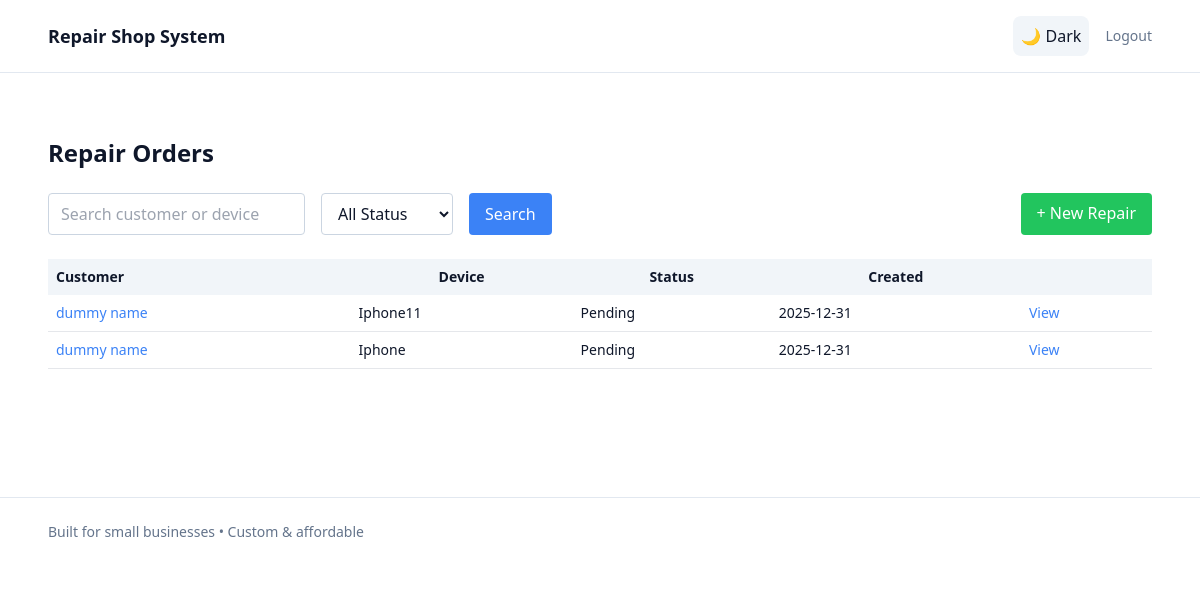
/repairs/list (signed in), run on an earlier commit of the app's database.
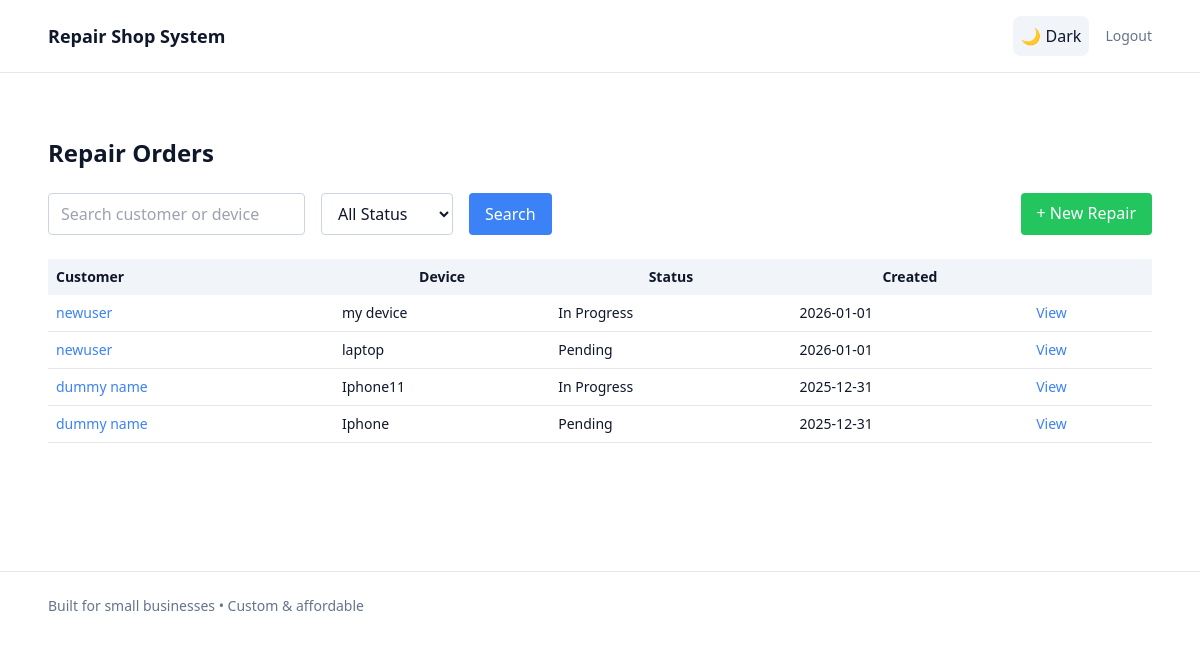
And on a later commit of the database.
### app/models.py (models this page shows)
class RepairOrder(db.Model):
    id = db.Column(db.Integer, primary_key=True)
    customer_id = db.Column(db.Integer, db.ForeignKey('customer.id'), nullable=False)
    device = db.Column(db.String(100), nullable=False)
    issue_description = db.Column(db.Text, nullable=False)
    status = db.Column(db.String(50), default='Pending')
    created_at = db.Column(db.DateTime, server_default=db.func.now())
    customer = db.relationship('Customer', backref=db.backref('repair_orders', lazy=True))

class Customer(db.Model):
    id = db.Column(db.Integer, primary_key=True)
    name = db.Column(db.String(100), nullable=False)
    email = db.Column(db.String(120), unique=True, nullable=True)
    phone = db.Column(db.String(20), nullable=False)
    created_at = db.Column(db.DateTime, server_default=db.func.now())

### app/routes/repair_order.py (the view, shortened to what this page needs)
@repair_bp.route("/")
@repair_bp.route("/list")
def list_repairs():
    if "user_id" not in session:
        return redirect(url_for("auth.login"))
    q = request.args.get("q", "")
    status = request.args.get("status", "")
    query = RepairOrder.query.join(Customer)
    if status:
        query = query.filter(RepairOrder.status == status)
    repairs = query.order_by(RepairOrder.created_at.desc()).all()
    return render_template("repairs/list.html", repairs=repairs)

### app/templates/repairs/list.html (shortened to what this page needs)
{% extends "base.html" %}
{% block content %}
<section class="max-w-6xl mx-auto px-6 py-16 space-y-6">
<h2 class="text-2xl font-semibold">Repair Orders</h2>
<form method="get" action="{{ url_for('repair.list_repairs') }}"
      class="flex flex-wrap gap-4">
    <input name="q"
           value="{{ request.args.get('q','') }}"
           placeholder="Search customer or device"
           class="px-3 py-2 rounded border
                  bg-white dark:bg-slate-900
                  border-slate-300 dark:border-slate-700">
    <select name="status"
            class="px-3 py-2 rounded border
                   bg-white dark:bg-slate-900
                   border-slate-300 dark:border-slate-700">
        <option value="">All Status</option>
    </select>
    <button class="bg-blue-500 text-white px-4 py-2 rounded">
        Search
    </button>
    <a href="{{ url_for('repair.add_repair') }}"
       class="ml-auto bg-green-500 text-white px-4 py-2 rounded">
        + New Repair
    </a>
</form>
<table class="w-full text-sm mt-6">
<thead class="bg-slate-100 dark:bg-slate-800">
<tr>
    <th class="p-2 text-left">Customer</th>
    <th class="p-2">Device</th>
    <th class="p-2">Status</th>
    <th class="p-2">Created</th>
    <th class="p-2"></th>
</tr>
</thead>
<tbody>
{% for r in repairs %}
<tr class="border-b dark:border-slate-700">
    <td class="p-2">
        <a href="{{ url_for('customer.customer_details', id=r.customer.id) }}"
           class="text-blue-500">
            {{ r.customer.name }}
        </a>
    </td>
    <td class="p-2">{{ r.device }}</td>
    <td class="p-2">{{ r.status }}</td>
    <td class="p-2">{{ r.created_at.strftime('%Y-%m-%d') }}</td>
    <td class="p-2">
        <a href="{{ url_for('repair.view_repair', id=r.id) }}"
           class="text-blue-500 text-sm">View</a>
    </td>
</tr>
{% else %}
<tr>
<td colspan="5" class="p-4 text-center text-slate-500">
    No repair orders found
</td>
</tr>
{% endfor %}
</tbody>
</table>
</section>
{% endblock %}

What changed in the data, as far as the page shows it:
added RepairOrder: customer.name "newuser", device "my device", status "In Progress", created_at "2026-01-01"
added RepairOrder: customer.name "newuser", device "laptop", status "Pending", created_at "2026-01-01"
changed RepairOrder "Iphone11": status "Pending" → "In Progress"
